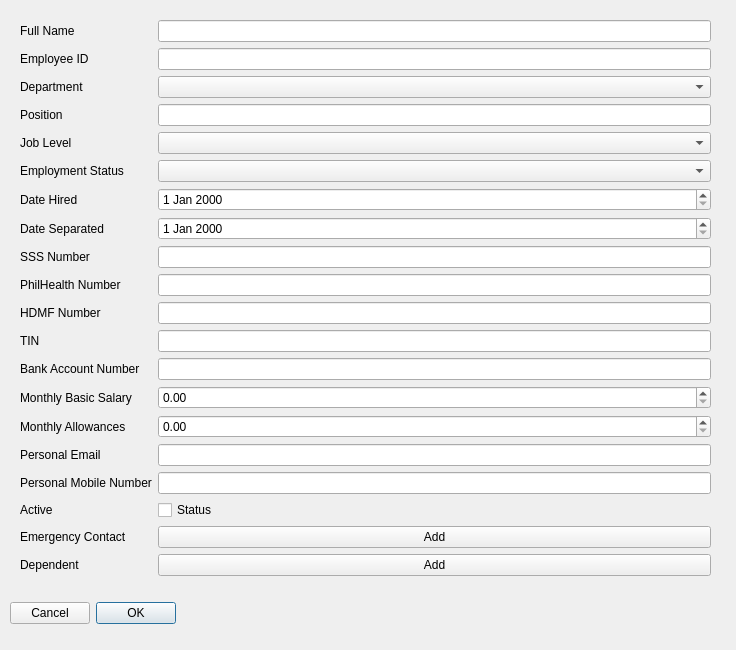
<?xml version="1.0" encoding="UTF-8"?>
<ui version="4.0">
 <class>mainDialog</class>
 <widget class="QDialog" name="mainDialog">
  <property name="geometry">
   <rect>
    <x>0</x>
    <y>0</y>
    <width>736</width>
    <height>650</height>
   </rect>
  </property>
  <property name="windowTitle">
   <string>Dialog</string>
  </property>
  <widget class="QWidget" name="verticalLayoutWidget">
   <property name="geometry">
    <rect>
     <x>10</x>
     <y>10</y>
     <width>711</width>
     <height>614</height>
    </rect>
   </property>
   <layout class="QVBoxLayout" name="verticalLayout">
    <item>
     <layout class="QFormLayout" name="formLayout">
      <property name="leftMargin">
       <number>10</number>
      </property>
      <property name="topMargin">
       <number>10</number>
      </property>
      <property name="rightMargin">
       <number>10</number>
      </property>
      <property name="bottomMargin">
       <number>10</number>
      </property>
      <item row="0" column="0">
       <widget class="QLabel" name="nameLabel">
        <property name="text">
         <string>Full Name</string>
        </property>
       </widget>
      </item>
      <item row="0" column="1">
       <widget class="QLineEdit" name="nameLineEdit"/>
      </item>
      <item row="1" column="0">
       <widget class="QLabel" name="empIDLabel">
        <property name="text">
         <string>Employee ID</string>
        </property>
       </widget>
      </item>
      <item row="2" column="0">
       <widget class="QLabel" name="departmentLabel">
        <property name="text">
         <string>Department</string>
        </property>
       </widget>
      </item>
      <item row="3" column="0">
       <widget class="QLabel" name="positionLabel">
        <property name="text">
         <string>Position</string>
        </property>
       </widget>
      </item>
      <item row="4" column="0">
       <widget class="QLabel" name="jobLevelLabel">
        <property name="text">
         <string>Job Level</string>
        </property>
       </widget>
      </item>
      <item row="5" column="0">
       <widget class="QLabel" name="empStatusLabel">
        <property name="text">
         <string>Employment Status</string>
        </property>
       </widget>
      </item>
      <item row="6" column="0">
       <widget class="QLabel" name="dateHiredLabel">
        <property name="text">
         <string>Date Hired</string>
        </property>
       </widget>
      </item>
      <item row="7" column="0">
       <widget class="QLabel" name="dateSeparatedLabel">
        <property name="text">
         <string>Date Separated</string>
        </property>
       </widget>
      </item>
      <item row="8" column="0">
       <widget class="QLabel" name="sssNumberLabel">
        <property name="text">
         <string>SSS Number</string>
        </property>
       </widget>
      </item>
      <item row="9" column="0">
       <widget class="QLabel" name="philHealthNumberLabel">
        <property name="text">
         <string>PhilHealth Number</string>
        </property>
       </widget>
      </item>
      <item row="10" column="0">
       <widget class="QLabel" name="hdmfNumberLabel">
        <property name="text">
         <string>HDMF Number</string>
        </property>
       </widget>
      </item>
      <item row="13" column="0">
       <widget class="QLabel" name="monthlySalaryLabel">
        <property name="text">
         <string>Monthly Basic Salary</string>
        </property>
       </widget>
      </item>
      <item row="14" column="0">
       <widget class="QLabel" name="monthlyAllowancesLabel">
        <property name="text">
         <string>Monthly Allowances</string>
        </property>
       </widget>
      </item>
      <item row="15" column="0">
       <widget class="QLabel" name="personalEmailLabel">
        <property name="text">
         <string>Personal Email</string>
        </property>
       </widget>
      </item>
      <item row="17" column="0">
       <widget class="QLabel" name="activeStatusLabel">
        <property name="text">
         <string>Active</string>
        </property>
       </widget>
      </item>
      <item row="18" column="0">
       <widget class="QLabel" name="emergencyContactLabel">
        <property name="text">
         <string>Emergency Contact</string>
        </property>
       </widget>
      </item>
      <item row="19" column="0">
       <widget class="QLabel" name="dependentLabel">
        <property name="text">
         <string>Dependent</string>
        </property>
       </widget>
      </item>
      <item row="1" column="1">
       <widget class="QLineEdit" name="empIDLineEdit"/>
      </item>
      <item row="3" column="1">
       <widget class="QLineEdit" name="positionLineEdit"/>
      </item>
      <item row="8" column="1">
       <widget class="QLineEdit" name="sssNumberLineEdit"/>
      </item>
      <item row="9" column="1">
       <widget class="QLineEdit" name="philHealthNumberLineEdit"/>
      </item>
      <item row="10" column="1">
       <widget class="QLineEdit" name="hdmfNumberLineEdit"/>
      </item>
      <item row="15" column="1">
       <widget class="QLineEdit" name="personEmailLineEdit"/>
      </item>
      <item row="18" column="1">
       <widget class="QPushButton" name="emergencyContactButton">
        <property name="text">
         <string>Add</string>
        </property>
       </widget>
      </item>
      <item row="19" column="1">
       <widget class="QPushButton" name="dependentButton">
        <property name="text">
         <string>Add</string>
        </property>
       </widget>
      </item>
      <item row="17" column="1">
       <widget class="QCheckBox" name="activeStatusCheckBox">
        <property name="text">
         <string>Status</string>
        </property>
       </widget>
      </item>
      <item row="13" column="1">
       <widget class="QDoubleSpinBox" name="monthlySalaryLineEdit"/>
      </item>
      <item row="14" column="1">
       <widget class="QDoubleSpinBox" name="monthlyAllowancesLineEdit"/>
      </item>
      <item row="2" column="1">
       <widget class="QComboBox" name="departmentComboBox"/>
      </item>
      <item row="4" column="1">
       <widget class="QComboBox" name="jobLevelComboBox"/>
      </item>
      <item row="5" column="1">
       <widget class="QComboBox" name="empStatusComboBox"/>
      </item>
      <item row="6" column="1">
       <widget class="QDateEdit" name="dateHiredDateEdit"/>
      </item>
      <item row="7" column="1">
       <widget class="QDateEdit" name="DateSeparatedDateEdit"/>
      </item>
      <item row="12" column="0">
       <widget class="QLabel" name="bankAccountNumberLabel">
        <property name="text">
         <string>Bank Account Number</string>
        </property>
       </widget>
      </item>
      <item row="12" column="1">
       <widget class="QLineEdit" name="bankAccountNumberLineEdit"/>
      </item>
      <item row="16" column="0">
       <widget class="QLabel" name="personalMobileNumberLabel">
        <property name="text">
         <string>Personal Mobile Number</string>
        </property>
       </widget>
      </item>
      <item row="16" column="1">
       <widget class="QLineEdit" name="personalMobileNumberLineEdit"/>
      </item>
      <item row="11" column="0">
       <widget class="QLabel" name="tinLabel">
        <property name="text">
         <string>TIN</string>
        </property>
       </widget>
      </item>
      <item row="11" column="1">
       <widget class="QLineEdit" name="tinLineEdit"/>
      </item>
     </layout>
    </item>
    <item>
     <widget class="QDialogButtonBox" name="buttonBox">
      <property name="layoutDirection">
       <enum>Qt::RightToLeft</enum>
      </property>
      <property name="orientation">
       <enum>Qt::Horizontal</enum>
      </property>
      <property name="standardButtons">
       <set>QDialogButtonBox::Cancel|QDialogButtonBox::Ok</set>
      </property>
     </widget>
    </item>
   </layout>
  </widget>
 </widget>
 <resources/>
 <connections>
  <connection>
   <sender>buttonBox</sender>
   <signal>accepted()</signal>
   <receiver>mainDialog</receiver>
   <slot>accept()</slot>
   <hints>
    <hint type="sourcelabel">
     <x>248</x>
     <y>254</y>
    </hint>
    <hint type="destinationlabel">
     <x>157</x>
     <y>274</y>
    </hint>
   </hints>
  </connection>
  <connection>
   <sender>buttonBox</sender>
   <signal>rejected()</signal>
   <receiver>mainDialog</receiver>
   <slot>reject()</slot>
   <hints>
    <hint type="sourcelabel">
     <x>316</x>
     <y>260</y>
    </hint>
    <hint type="destinationlabel">
     <x>286</x>
     <y>274</y>
    </hint>
   </hints>
  </connection>
 </connections>
</ui>
